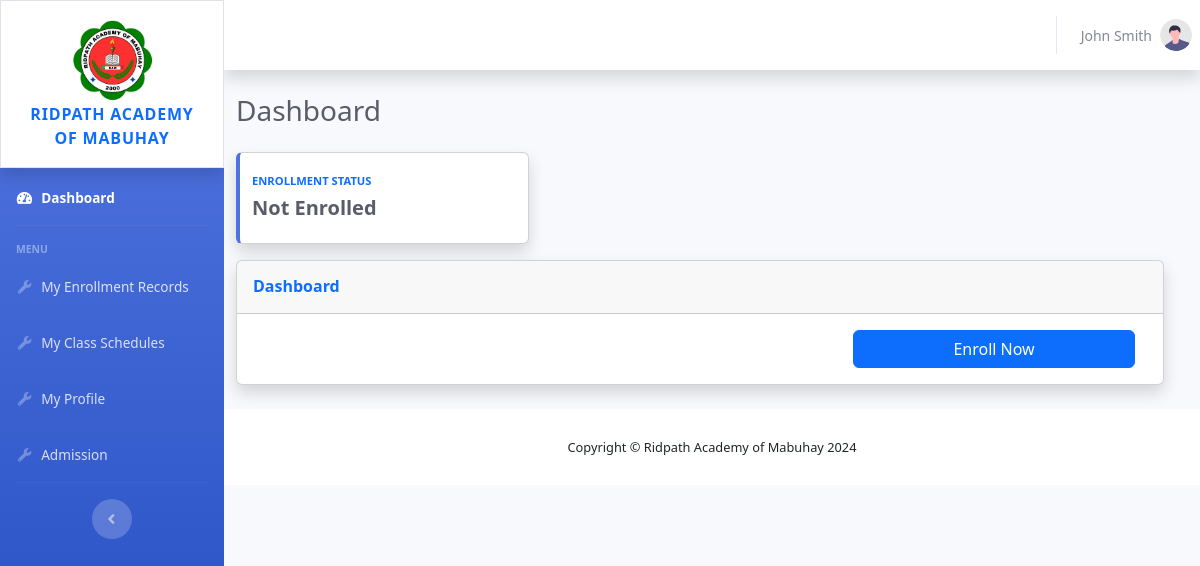
Page /student/dashboard.php (signed in) on the earlier database version.
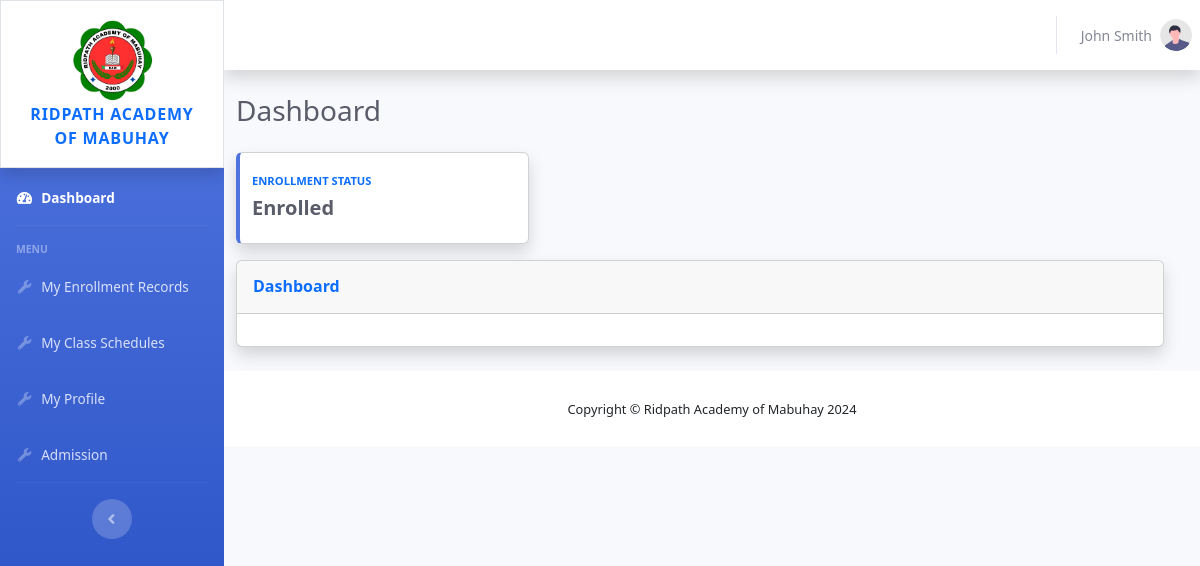
Same page on the later database version.
### tables this page shows
CREATE TABLE `enrollmentrecords` (
  `enrollmentID` int(254) NOT NULL,
  `studentID` int(254) NOT NULL,
  `strandID` int(254) NOT NULL,
  `enrollmentStatusID` int(254) NOT NULL,
  `studentTypeID` int(10) NOT NULL,
  `schoolYearID` int(254) NOT NULL,
  `transactionID` int(254) NOT NULL,
  `gradelevel` varchar(5) NOT NULL,
  `interest` varchar(254) NOT NULL,
  `enrollmentremarks` varchar(500) NOT NULL
);

CREATE TABLE `enrollmentstatus` (
  `statusID` int(254) NOT NULL,
  `statusname` varchar(254) NOT NULL
);

### student/dashboard.php (the view, shortened to what this page needs)
<?php
require '../shared/header_student.php';
$tempid = $_SESSION['user_id'];
$fetchQuery = "SELECT * FROM enrollmentrecords ER LEFT JOIN enrollmentstatus ES ON ER.enrollmentStatusID = ES.statusID WHERE ER.studentID = '$tempid'";
$fetchedData = mysqli_query($conn, $fetchQuery);
$EnrollmentData = mysqli_fetch_assoc($fetchedData);
if (mysqli_num_rows($fetchedData) != 0) {
    $enrollmentstatus = $EnrollmentData['statusname'];
    $enrollmentbutton = '';
}
else {
    $enrollmentstatus = "Not Enrolled";
    $enrollmentbutton = '<a href="enrollment.php" class="w-100"><button class="btn btn-primary w-100" id="page-btn">Enroll Now</button></a>';
}
?>
<div class="container-fluid">
    <div class="d-sm-flex align-items-center justify-content-between mb-4">
        <h1 class="h3 mb-0 text-gray-800">Dashboard</h1>
    </div>
    <div class="row">
        <div class="row">
            <div class="col-xl-4 col-md-6 mb-3">
                <div class="card border-left-primary shadow h-100 py-1">
                    <div class="card-body">
                        <div class="row no-gutters align-items-center">
                            <div class="col ml-2">
                                <div class="text-xs font-weight-bold text-primary text-uppercase mb-1">
                                    Enrollment Status
                                </div>
                                <div class="fs-5 mb-0 font-weight-bold text-gray-800">
                                    <?php echo $enrollmentstatus; ?>
                                </div>
                            </div>
                        </div>
                    </div>
                </div>
            </div>
            <div class="col-xl-12 col-lg-12">
                <div class="card shadow mb-4">
                    <div class="card-header py-3 d-flex flex-row align-items-center justify-content-between">
                        <h6 class="m-0 font-weight-bold text-primary">Dashboard</h6>
                    </div>
                    <div class="row">
                        <div class="card-body">
                            <div class="row w-100 d-flex justify-content-end">
                                <div class="col-4 d-flex justify-content-end">
                                    <?php echo $enrollmentbutton; ?>
                                </div>
                            </div>
                        </div>
                </div>
            </div>
        </div>
    </div>
    <?php
    require '../shared/footer.php';
    ?>

Differences in the rows shown:
added enrollmentrecords: enrollmentStatusID.statusname "Enrolled"
Other differences:
$enrollmentstatus: "Not Enrolled" → (not shown)
text no longer shown: "Enroll Now"
